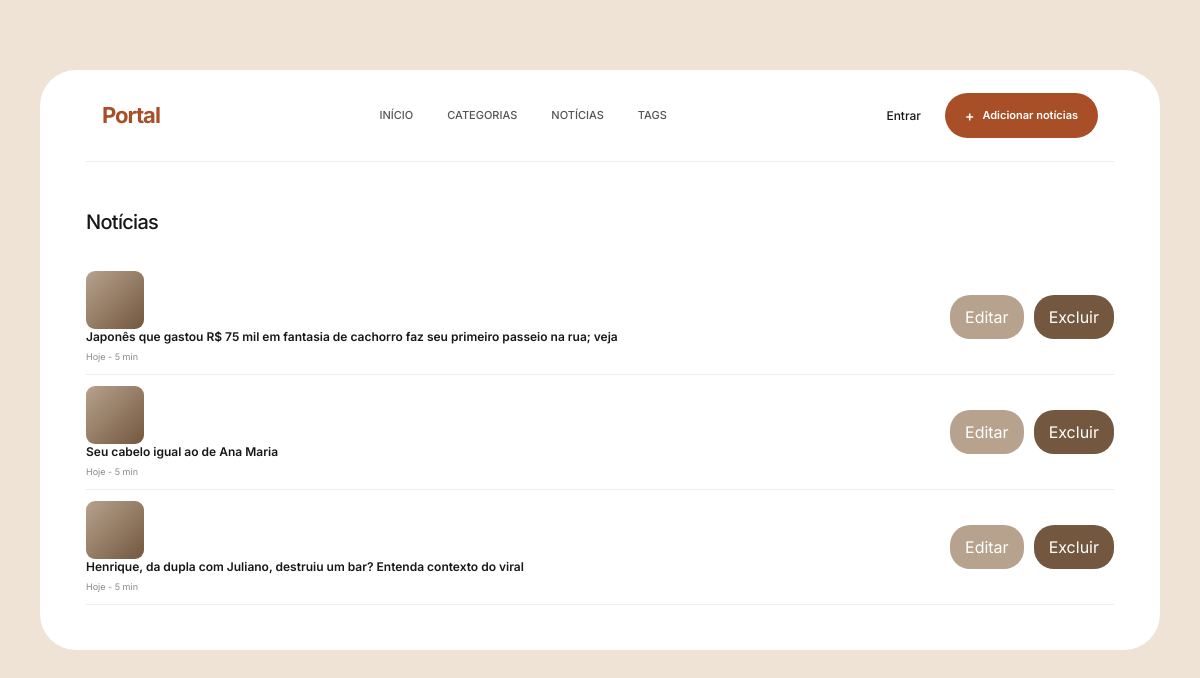
The page /noticias/listar_noticias/ on the database as committed earlier.
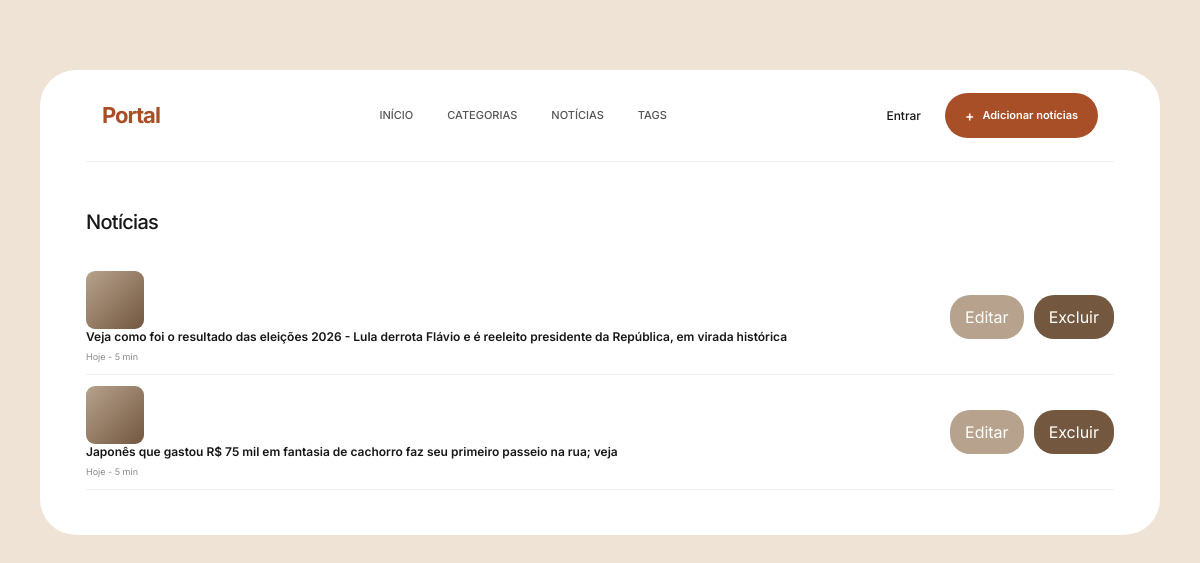
The same page on the database as committed later.
### noticias/models.py (models this page shows, shortened)
class Noticia(models.Model):
    manchete = models.CharField(max_length=200)
    descricao = models.TextField()
    categoria = models.ForeignKey(Categoria, on_delete=models.PROTECT, related_name='noticias')
    tags = models.ManyToManyField('Tag', related_name='noticias')

### noticias/views.py (the view)
# urls.py: path('listar_noticias/', listar_noticias, name='listar_noticias'),
def listar_noticias(request):
    noticias = Noticia.objects.all()
    return render(request, 'noticias/listar_noticias.html', {'noticias': noticias})

### noticias/templates/noticias/listar_noticias.html (shortened to what this page needs)
{% extends 'base.html' %}
{% block content %}
<section class="hero-section">
    {% if noticias %}
        <aside class="latest-news no-home">
            <div class="section-heading">
                <h2>Notícias</h2>
            </div>
            {% for noticia in noticias %}
                    <div class="latest-item">
                        <div style="display: flex; gap: 10px;">
                            <a href="{% url 'editar_noticia' noticia.id %}" class="category-button" style="background-color: #b7a28d; color: white;">Editar</a>
                            <form method="post" action="{% url 'excluir_noticia' noticia.id %}" onsubmit="confirmDelete(event)" >
                                <button type="submit" class="category-button" style="background-color: #73573f; color: white;">
                                    Excluir
                                </button>
                            </form>
                        </div>
                        <div>
                            <div class="latest-image">
                                <div class="small-image-placeholder"></div>
                            </div>
                            <div class="latest-info">
                                <h3>
                                    <a href="{% url 'detalhes_noticia' noticia.id %}">{{ noticia.manchete }}</a>
                                </h3>
                                <div class="latest-meta">
                                    Hoje - 5 min
                                </div>
                            </div>
                        </div>
                    </div>
            {% endfor %}
        </aside>
    {% else %}
        <div class="empty-state">
            <h2>Nenhuma notícia encontrada</h2>
            <p>Cadastre uma notícia para começar.</p>
        </div>
    {% endif %}
{% endblock %}

Rows that differ between the two databases and show on the page:
removed Noticia: manchete "Seu cabelo igual ao de Ana Maria"
removed Noticia: manchete "Henrique, da dupla com Juliano, destruiu um bar? Entenda contexto do viral"
added Noticia: manchete "Veja como foi o resultado das eleições 2026 - Lula derrota Flávio e é reeleito presidente da República, em virada histórica"
